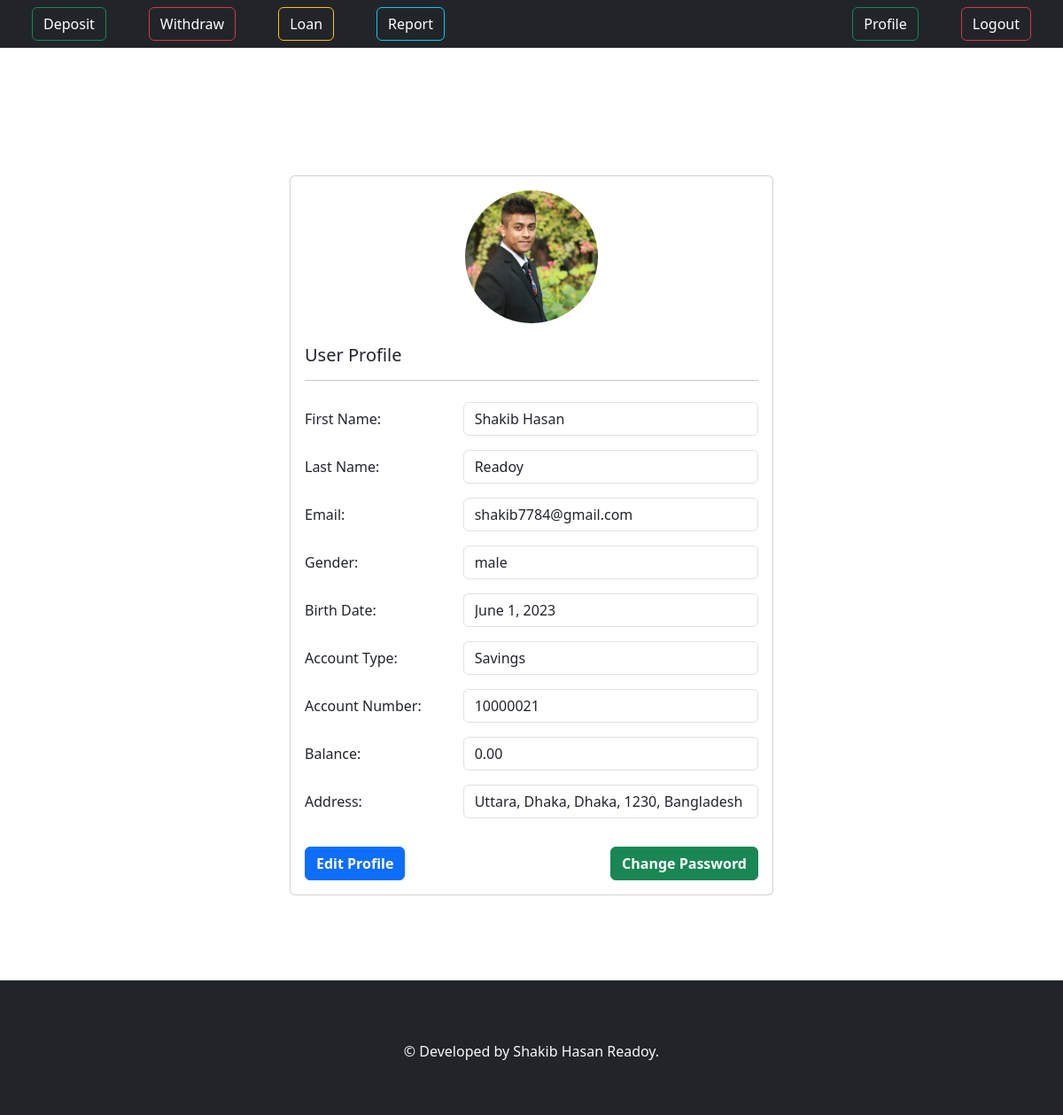
/accounts/profile (signed in), run on an earlier commit of the app's database.
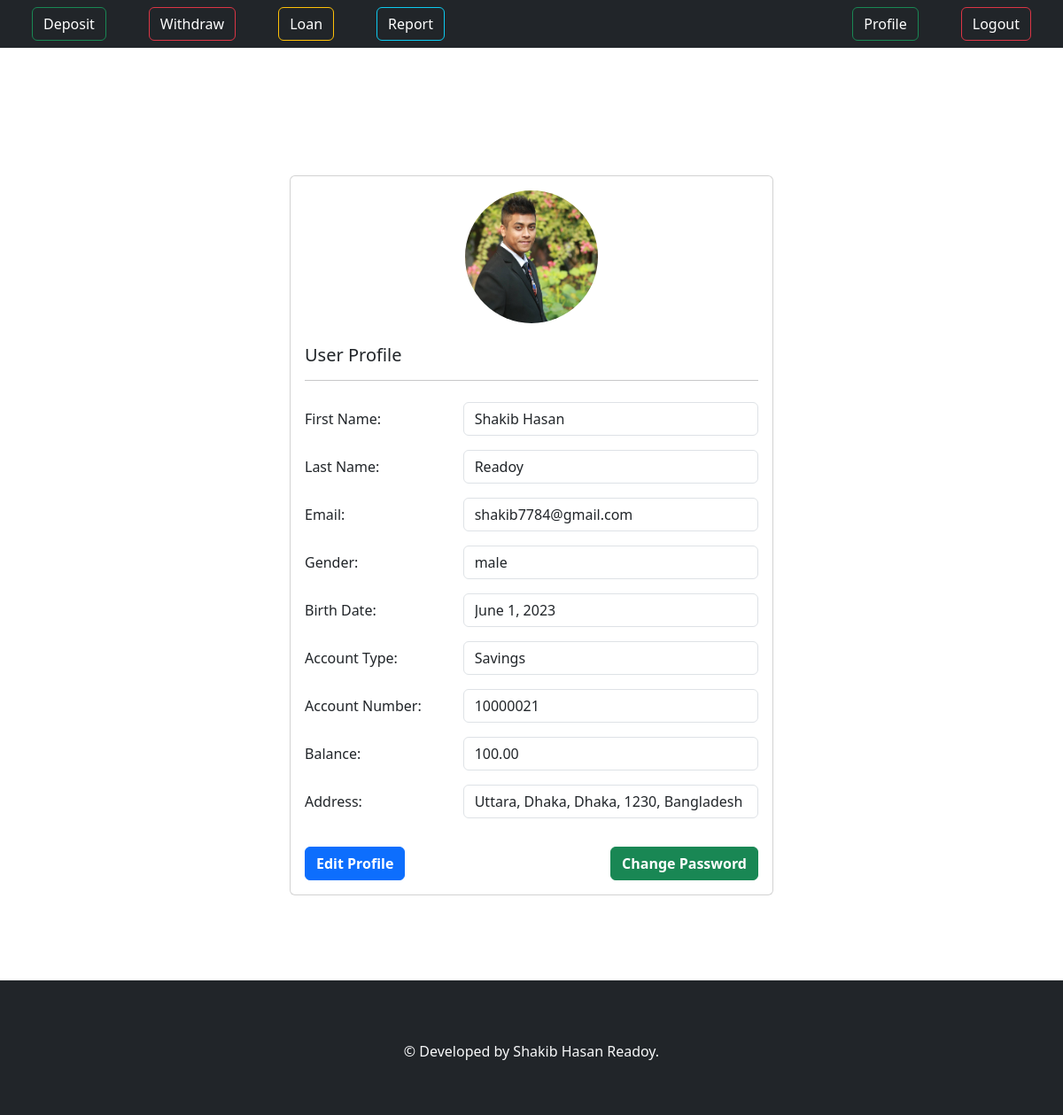
And on a later commit of the database.
### Accounts/models.py (models this page shows, shortened)
class User(AbstractBaseUser):
    username = None
    email = models.EmailField(unique=True,null=False,blank=False)
    profile_picture = models.ImageField(upload_to="profile_pictures/", blank=True, null=True)
    first_name = models.CharField(max_length=150, blank=True)
    last_name = models.CharField(max_length=150, blank=True)
    is_staff = models.BooleanField(default=False)
    is_superuser = models.BooleanField(default=False)
    objects = UserManager()
    USERNAME_FIELD = "email"
    REQUIRED_FIELDS=[]

class UserBankAccount(models.Model):
    user = models.OneToOneField(User, related_name="BankAccount", on_delete=models.CASCADE) #one user will have one account
    account_type = models.ForeignKey(BankAccountType,related_name="accounts",on_delete=models.CASCADE) # one user can have multiple types of account
    account_no = models.PositiveIntegerField(unique=True)
    gender= models.CharField(max_length=10,choices=GENDER_CHOICE)
    birth_date = models.DateField(null=True, blank=True)
    balance = models.DecimalField(default=0,max_digits=15,decimal_places=2)
    initial_deposite_date = models.DateTimeField(auto_now_add=True)

class BankAccountType(models.Model):
    name = models.CharField(max_length=160)
    maximum_withdrawal_amount = models.DecimalField(decimal_places=2,max_digits=11)
    def __str__(self):
        return self.name

class UserAddress (models.Model):
     user = models.OneToOneField(User, related_name="address", on_delete=models.CASCADE)
     street = models.CharField(max_length=500)
     city = models.CharField(max_length=250)
     postal_code = models.PositiveIntegerField()
     country = models.CharField(max_length=200)

### Accounts/views.py (the view)
# urls.py: path("profile",views.Profile,name="profile"),
def Profile(request):
    if request.user.is_authenticated:
        return render(request,"profile.html")
    else:
        return redirect("login")

### templates/profile.html (shortened to what this page needs)
{% extends 'base.html' %}
{% block content %}
<div class="container py-5">
</div>
<div class="container pb-5 mb-5">
  <div class="row mt-5">
    <div class="col-md-6 offset-md-3">
      <div class="card">
        <div class="card-body">
          <div class="text-center mb-4">
            <img src="{{ user.profile_picture.url }}" class="img-fluid rounded-circle" style="max-width: 150px;" alt="Profile Picture">
          </div>
          <h5 class="card-title">User Profile</h5>
          <hr>
          <div class="form-group row py-2">
            <label class="col-sm-4 col-form-label">First Name:</label>
            <div class="col-sm-8">
              <input type="text" class="form-control" value="{{ user.first_name }}" readonly>
            </div>
          </div>
          <div class="form-group row py-2">
            <label class="col-sm-4 col-form-label">Last Name:</label>
            <div class="col-sm-8">
              <input type="text" class="form-control" value="{{ user.last_name }}" readonly>
            </div>
          </div>
          <div class="form-group row py-2">
            <label class="col-sm-4 col-form-label">Email:</label>
            <div class="col-sm-8">
              <input type="email" class="form-control" value="{{ user.email }}" readonly>
            </div>
          </div>
          <div class="form-group row py-2">
            <label class="col-sm-4 col-form-label">Gender:</label>
            <div class="col-sm-8">
              <input type="text" class="form-control" value="{{ user.BankAccount.gender }}" readonly>
            </div>
          </div>
          <div class="form-group row py-2">
            <label class="col-sm-4 col-form-label">Birth Date:</label>
            <div class="col-sm-8">
              <input type="text" class="form-control" value="{{ user.BankAccount.birth_date }}" readonly>
            </div>
          </div>
          <div class="form-group row py-2">
            <label class="col-sm-4 col-form-label">Account Type:</label>
            <div class="col-sm-8">
              <input type="text" class="form-control" value="{{ user.BankAccount.account_type }}" readonly>
            </div>
          </div>
          <div class="form-group row py-2">
            <label class="col-sm-4 col-form-label">Account Number:</label>
            <div class="col-sm-8">
              <input type="text" class="form-control" value="{{ user.BankAccount.account_no }}" readonly>
            </div>
          </div>
          <div class="form-group row py-2">
            <label class="col-sm-4 col-form-label">Balance:</label>
            <div class="col-sm-8">
              <input type="text" class="form-control" value="{{ user.BankAccount.balance }}" readonly>
            </div>
          </div>
          <div class="form-group row py-2">
            <label class="col-sm-4 col-form-label">Address:</label>
            <div class="col-sm-8">
              <input type="text" class="form-control" value="{{ user.address.street }}, {{ user.address.city }}, {{ user.address.postal_code }}, {{ user.address.country }}" readonly>
            </div>
          </div>
          <div class="d-flex justify-content-between mt-4">
            <a href="{% url 'edit_profile' %}" class="btn btn-primary fw-bold">Edit Profile</a>
            <a href="{% url 'changepass' %}" class="btn btn-success fw-bold">Change Password</a>
          </div>
        </div>
      </div>
    </div>
  </div>
</div>
{% endblock content %}

What changed in the data, as far as the page shows it:
changed User "Shakib Hasan": BankAccount.balance "0.00" → "100.00"
